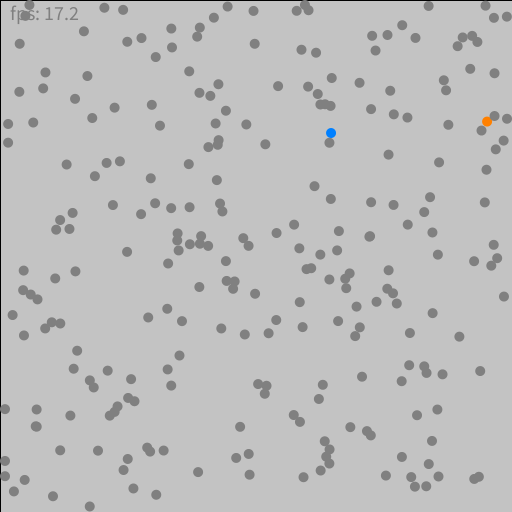
Frame 1 (no input)
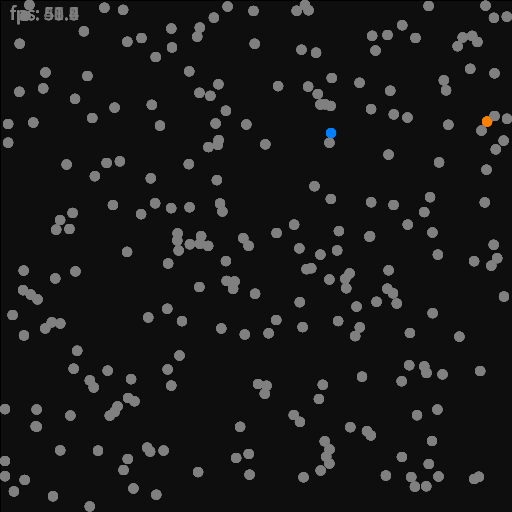
Frame 60 (the mouse pressed at the canvas centre just before this capture)
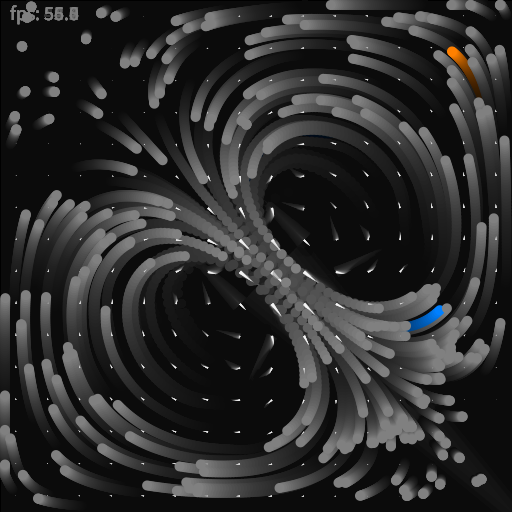
Frame 120 (the mouse held since frame 60 and released just before this capture)

The Processing sketch that drew these frames (run headless with seeded random() and noise(); from frame 60 on, the mouse is pressed at the canvas centre):

// Processing sketch: processing_122927
// ── processing_122927.pde

// forked from http://studio.sketchpad.cc/sp/pad/view/ro.9qzGsMajWwYPo/rev.508

static final int numParticles=256;
    Particle[] particles = new Particle[numParticles ];
    float v = 1/30;
 
 static final double GRAVITY = 128;
    static final float BOUNCE_DAMPENING = 1/64;
    private float radius = 5;
 
    private boolean grav = false;
 
 int decay = color(0, 0, 0, 16); // black with 16/256 % opacity
 
NavierStokesSolver fluidSolver;
float visc, diff, vScale, velocityScale;
float  limitVelocity;
int oldMouseX = 1, oldMouseY = 1;
 
boolean vectors = true;
 
void setup() {
 
  size(512, 512);
  frameRate(60);
 
  fluidSolver = new NavierStokesSolver();
 
  visc = 0.00025f;
  diff = 0.03f;
  vScale = 0;
  velocityScale = 8;
 
  limitVelocity = 200;
  textSize(20);
 
  stroke(color(0));
  fill(color(0));
 
  initParticles();
} 
 
 
private void initParticles() {
          for (int i = 0; i < numParticles ; i++) {
            float x = random(0, width);
            float y = random(0, height);
            particles[i] = new Particle(x, y, radius);
            particles[i].charge = (float) 0.5;
        }
}
 
public void draw() {
 
  handleMouseMotion();
 
//  background(0, 0,0,256);
 
  fill(0, 0,0,11);
 
  rect(0,0,width,height);
 
  float dt = 1 / frameRate;
  fluidSolver.tick(dt, visc, diff);
 
  if (vectors)
    drawMotionVectorsImmediate( vScale*1.4);
 
  vScale = velocityScale * 60. / frameRate;
  drawParticles();
 
  stroke(256);
  
  text("fps: " + nf(frameRate, 2, 1), 10, 20);
}
 
  int c = color(64,128,256); // particle pixel color
 
 
private void drawParticles() {
    noStroke();
        particles[0].charge = 0;
        particles[1].charge = 1;
        updateParticles();
         
 for (int i = 0; i < numParticles; i++) {
            float ladung = particles[i].charge;
            fill((int) (128 + (ladung - 0.5) * 256),128,
                    (int) (128 - (ladung - 0.5) * 256));
            int d = parseInt(particles[i].radius * 2);
            ellipse((float) particles[i].posX, (float) particles[i].posY, d, d);
        }
 int n = NavierStokesSolver.N;
  float cellHeight = height / n;
  float cellWidth = width / n;
 
 
  for (int i = 0; i < numParticles - 1; i++) {
      Particle p =  particles[i];
    if (p != null) {
 
      int cellX = floor(p.posX / cellWidth);
      int cellY = floor(p.posY / cellHeight);
      float dx =  fluidSolver.getDx(cellX, cellY);
      float dy =  fluidSolver.getDy(cellX, cellY);
 
      float lX = p.posX - cellX * cellWidth - cellWidth / 2;
      float lY = p.posY - cellY * cellHeight - cellHeight / 2;
 
      int v, h, vf, hf;
 
      if (lX > 0) {
        v = Math.min(n, cellX + 1);
        vf = 1;
      }
      else {
        v = Math.max(0, cellX - 1);
        vf = -1;
      }
 
      if (lY > 0) {
        h = Math.min(n, cellY + 1);
        hf = 1;
      }
      else {
        h = Math.max(0, cellY - 1);
        hf = -1;
      }
 
      float dxv =  fluidSolver.getDx(v, cellY);
      float dxh =  fluidSolver.getDx(cellX, h);
      float dxvh =  fluidSolver.getDx(v, h);
 
      float dyv =  fluidSolver.getDy(v, cellY);
      float dyh =  fluidSolver.getDy(cellX, h);
      float dyvh =  fluidSolver.getDy(v, h);
 
      dx = lerp(lerp(dx, dxv, vf * lX / cellWidth),
      lerp(dxh, dxvh, vf * lX / cellWidth),
      hf * lY / cellHeight);
 
      dy = lerp(lerp(dy, dyv, vf * lX / cellWidth),
      lerp(dyh, dyvh, vf * lX / cellWidth),
      hf * lY / cellHeight);
 
      p.posX += dx * vScale;
      p.posY += dy * vScale;
 /*
      if (p.posX < 0 || p.posX >= width) {
        p.posX = random(width);
      }
      if (p.posY < 0 || p.posY >= height) {
        p.posY = random(height);
      }
      */
    }
  }
}
 
private void drawMotionVectorsImmediate(float l) {
  int n = NavierStokesSolver.N;
  float cellHeight = height / n;
  float cellWidth = width / n;
  float dx, dy, x, y, x1, y1, x2, y2, x3, y3;
  int i, j;
 
  float thick = 0.1f;
 
  beginShape(TRIANGLES);
 
//  noStroke();
//stroke(256,128,0, 96);
fill(256, 256, 256, 128);
//noFill();
  for (i = 0; i < n; i++) {
    for (j = 0; j < n; j++) {
 
      dx =  fluidSolver.getDx(i, j);
      dy =  fluidSolver.getDy(i, j);
 
      x = cellWidth / 2 + cellWidth * i;
      y = cellHeight / 2 + cellHeight * j;
 
      x1 = x + dx * l;
      y1 = y + dy * l;
 
      x2 = x + dy * l * thick;
      y2 = y - dx * l * thick;
 
      x3 = x - dy * l * thick;
      y3 = y + dx * l * thick;
 
      // normal(0, 0, 1f);
      vertex(x1, y1);
      vertex(x2, y2);
      vertex(x3, y3);
    }
  }
  endShape();
}
 
private void handleMouseMotion() {
  mouseX = max(1, mouseX);
  mouseY = max(1, mouseY);
 
  int n = NavierStokesSolver.N;
  float cellHeight = height / n;
  float cellWidth = width / n;
 
  float mouseDx = mouseX - oldMouseX;
  float mouseDy = mouseY - oldMouseY;
  int cellX = floor(mouseX / cellWidth);
  int cellY = floor(mouseY / cellHeight);
 
//  mouseDx = (abs(mouseDx) > limitVelocity) ? Math.signum(mouseDx) * limitVelocity : mouseDx;
//  mouseDy = (abs(mouseDy) > limitVelocity) ? Math.signum(mouseDy) * limitVelocity : mouseDy;
 
  fluidSolver.applyForce(cellX, cellY, mouseDx, mouseDy);
 
  oldMouseX = mouseX;
  oldMouseY = mouseY;
}
 
/**
 * Java implementation of the Navier-Stokes-Solver from
 * http://www.dgp.toronto.edu/people/stam/reality/Research/pdf/GDC03.pdf
 */
public class NavierStokesSolver {
  final static int N = 16;
  final static int SIZE = (N + 2) * (N + 2);
  float[] u = new float[SIZE];
  float[] v = new float[SIZE];
  float[] u_prev = new float[SIZE];
  float[] v_prev = new float[SIZE];
  //    float[] dense = new float[SIZE];
  //    float[] dense_prev = new float[SIZE];
 
  public NavierStokesSolver() {
  }
 
  public float getDx(int x, int y) {
    return u[INDEX(x + 1, y + 1)];
  }
 
  public float getDy(int x, int y) {
    return v[INDEX(x + 1, y + 1)];
  }
 
  public void applyForce(int cellX, int cellY, float vx, float vy) {
    cellX += 1;
    cellY += 1;
    float dx = u[INDEX(cellX, cellY)];
    float dy = v[INDEX(cellX, cellY)];
 
    u[INDEX(cellX, cellY)] = (vx != 0) ? lerp( vx,
     dx, 0.85f) : dx;
    v[INDEX(cellX, cellY)] = (vy != 0) ? lerp( vy,
     dy, 0.85f) : dy;
  }
 
  void tick(float dt, float visc, float diff) {
    vel_step(u, v, u_prev, v_prev, visc, dt);
    //      dens_step(dense, dense_prev, u, v, diff, dt);
  }
 
  final int INDEX(int i, int j) {
    return i + (N + 2) * j;
  }
 
  float[] tmp = new float[SIZE];
 
  final void SWAP(float[] x0, float[] x) { // not longer used anyway
    System.arraycopy(x0, 0, tmp, 0, SIZE);
    System.arraycopy(x, 0, x0, 0, SIZE);
    System.arraycopy(tmp, 0, x, 0, SIZE);
  }
 
  void add_source(float[] x, float[] s, float dt) {
    int i, size = (N + 2) * (N + 2);
    for (i = 0; i < size; i++)
      x[i] += dt * s[i];
  }
 
  void diffuse(int b, float[] x, float[] x0, float diff, float dt) {
    int i, j, k;
    float a = dt * diff * N * N;
    for (k = 0; k < 20; k++) {
      for (i = 1; i <= N; i++) {
        for (j = 1; j <= N; j++) {
          x[INDEX(i, j)] = (x0[INDEX(i, j)] + a
            * (x[INDEX(i - 1, j)] + x[INDEX(i + 1, j)]
            + x[INDEX(i, j - 1)] + x[INDEX(i, j + 1)]))
            / (1 + 4 * a);
        }
      }
      set_bnd(b, x);
    }
  }
 
  void advect(int b, float[] d, float[] d0, float[] u, float[] v,
  float dt) {
    int i, j, i0, j0, i1, j1;
    float x, y, s0, t0, s1, t1, dt0;
    dt0 = dt * N;
    for (i = 1; i <= N; i++) {
      for (j = 1; j <= N; j++) {
        x = i - dt0 * u[INDEX(i, j)];
        y = j - dt0 * v[INDEX(i, j)];
        if (x < 0.5)
          x = 0.5;
        if (x > N + 0.5)
          x = N + 0.5;
        i0 = (int) x;
        i1 = i0 + 1;
        if (y < 0.5)
          y = 0.5;
        if (y > N + 0.5)
          y = N + 0.5;
        j0 = (int) y;
        j1 = j0 + 1;
        s1 = x - i0;
        s0 = 1 - s1;
        t1 = y - j0;
        t0 = 1 - t1;
        d[INDEX(i, j)] = s0
          * (t0 * d0[INDEX(i0, j0)] + t1 * d0[INDEX(i0, j1)])
          + s1
            * (t0 * d0[INDEX(i1, j0)] + t1 * d0[INDEX(i1, j1)]);
      }
    }
    set_bnd(b, d);
  }
 
  void set_bnd(int b, float[] x) {
    int i;
    for (i = 1; i <= N; i++) {
      x[INDEX(0, i)] = (b == 1) ? -x[INDEX(1, i)] : x[INDEX(1, i)];
      x[INDEX(N + 1, i)] = b == 1 ? -x[INDEX(N, i)] : x[INDEX(N, i)];
      x[INDEX(i, 0)] = b == 2 ? -x[INDEX(i, 1)] : x[INDEX(i, 1)];
      x[INDEX(i, N + 1)] = b == 2 ? -x[INDEX(i, N)] : x[INDEX(i, N)];
    }
    x[INDEX(0, 0)] = 0.5 * (x[INDEX(1, 0)] + x[INDEX(0, 1)]);
    x[INDEX(0, N + 1)] = 0.5 * (x[INDEX(1, N + 1)] + x[INDEX(0, N)]);
    x[INDEX(N + 1, 0)] = 0.5 * (x[INDEX(N, 0)] + x[INDEX(N + 1, 1)]);
    x[INDEX(N + 1, N + 1)] = 0.5 * (x[INDEX(N, N + 1)] + x[INDEX(N + 1, N)]);
  }
 
  void dens_step(float[] x, float[] x0, float[] u, float[] v,
  float diff, float dt) {
    add_source(x, x0, dt);
    SWAP(x0, x);
    diffuse(0, x, x0, diff, dt);
    SWAP(x0, x);
    advect(0, x, x0, u, v, dt);
  }
 
  void vel_step(float[] u, float[] v, float[] u0, float[] v0,
  float visc, float dt) {
    //      add_source(u, u0, dt);
    //      add_source(v, v0, dt);
    //      SWAP(u0, u);
    //      diffuse(1, u, u0, visc, dt);
    //      SWAP(v0, v);
    //      diffuse(2, v, v0, visc, dt);
    //      project(u, v, u0, v0);
    //      SWAP(u0, u);
    //      SWAP(v0, v);
    //      advect(1, u, u0, u0, v0, dt);
    //      advect(2, v, v0, u0, v0, dt);
    //      project(u, v, u0, v0);
 
    diffuse(1, u, u, visc, dt);
    diffuse(2, v, v, visc, dt);
    project(u, v, u0, v0);
  }
 
  void project(float[] u, float[] v, float[] p, float[] div) {
    int i, j, k;
    float h;
    h = 1.0 / N;
    for (i = 1; i <= N; i++) {
      for (j = 1; j <= N; j++) {
        div[INDEX(i, j)] = -0.5
          * h
          * (u[INDEX(i + 1, j)] - u[INDEX(i - 1, j)]
          + v[INDEX(i, j + 1)] - v[INDEX(i, j - 1)]);
        p[INDEX(i, j)] = 0;
      }
    }
    set_bnd(0, div);
    set_bnd(0, p);
    for (k = 0; k < 20; k++) {
      for (i = 1; i <= N; i++) {
        for (j = 1; j <= N; j++) {
          p[INDEX(i, j)] = (div[INDEX(i, j)] + p[INDEX(i - 1, j)]
            + p[INDEX(i + 1, j)] + p[INDEX(i, j - 1)] + p[INDEX(
          i, j + 1)]) / 4;
        }
      }
      set_bnd(0, p);
    }
    for (i = 1; i <= N; i++) {
      for (j = 1; j <= N; j++) {
        u[INDEX(i, j)] -= 0.5
          * (p[INDEX(i + 1, j)] - p[INDEX(i - 1, j)]) / h;
        v[INDEX(i, j)] -= 0.5
          * (p[INDEX(i, j + 1)] - p[INDEX(i, j - 1)]) / h;
      }
    }
    set_bnd(1, u);
    set_bnd(2, v);
  }
}
private void updateParticles() {
        for (int i = 0; i < numParticles; i++) {
            Particle particle = particles[i];
 
            // bounce off bottom
            if (particle.posY > height - particle.radius) {
                particle.vY = -abs(particle.vY) * (1 - BOUNCE_DAMPENING);
                particle.posY = height - particle.radius;
            }
 
            // bounce off ceiling
            if (particle.posY < particle.radius) {
                particle.vY = abs(particle.vY) * (1 - BOUNCE_DAMPENING);
                particle.posY = particle.radius;
            }
 
            // bounce off left border
            if (particle.posX < particle.radius) {
                particle.vX = abs(particle.vX) * (1 - BOUNCE_DAMPENING);
                particle.posX = particle.radius;
            }
 
            // bounce off right border
            if (particle.posX > width - particle.radius) {
                particle.vX = -abs(particle.vX) * (1 - BOUNCE_DAMPENING);
                particle.posX = width - particle.radius;
            }
 
            // apply interactive gravity
            applyMouseGravity(particle);
 
            // inter particle
            for (int j = i+1; j < numParticles; j++) {
 
                // bounce
                particles[i].applyElectroStaticForce(particles[j]);
                particles[i].bounce(particles[j]);
            }
 
            // apply Gravity
            if (grav) {
                particle.vY += GRAVITY * 0.1 * v;
            }
 
 
            // move it
            particle.tick();
        }
 
    }
 
    private void applyMouseGravity(Particle particle) {
        if (mousePressed) {
            float d = sqrt(pow(particle.posX - mouseX, 2)
                    + pow(particle.posY - mouseY, 2))
                    * (float) 2.0;
            float ang = atan2(particle.posX - mouseX, particle.posY - mouseY);
            float F = (float) 24 * v;
            if (mouseButton == RIGHT) {
                F = -F;
            }
 
            particle.vX += sin(ang) * F;
            particle.vY += cos(ang) * F;
        }
    }
 
    class Particle {
 
        float posX;
        float posY;
 
        float vX = 0;
        float vY = 0;
 
        float radius;
 
        float charge = 0;
 
        public Particle(float x, float y, float r) {
            posX = x;
            posY = y;
            radius = r;
        }
 
        public float getVelocity() {
            return sqrt(vX * vX + vY * vY);
        }
 
        public float getMotionDirection() {
            return atan2(vX, vY);
        }
 
        public void tick() {
            posX += vX * v;
            posY += vY * v;
        }
         
        public void applyElectroStaticForce(Particle theOtherParticle){
            float d = sqrt(pow((float) (theOtherParticle.posX - posX), 2)
                    + pow((float) (theOtherParticle.posY - posY), 2))*((float)0.8);
             
            float v = (float) 127/(d*d);
            v*= (charge-0.5)*(theOtherParticle.charge-0.5);
             
            float dx = (theOtherParticle.posX - posX);
            float dy = (theOtherParticle.posY - posY);
             
            dx *= v;
            dy *= v;
             
            vX -= dx;
            vY -= dy;
            theOtherParticle.vX += dx;
            theOtherParticle.vY += dy;
        }
 
        public void bounce(Particle theOtherParticle) {
            if (hit(theOtherParticle)) {
                charge = (float) ((charge + theOtherParticle.charge)*0.5);
                theOtherParticle.charge = charge;
                float commonTangentAngle = atan2(
                        (float) (posX - theOtherParticle.posX),
                        (float) (posY - theOtherParticle.posY))
                        + asin(1);
 
                float v1 = theOtherParticle.getVelocity();
                float v2 = getVelocity();
                float w1 = theOtherParticle.getMotionDirection();
                float w2 = getMotionDirection();
 
                theOtherParticle.vX = sin(commonTangentAngle) * v1
                        * cos(w1 - commonTangentAngle)
                        + cos(commonTangentAngle) * v2
                        * sin(w2 - commonTangentAngle);
                theOtherParticle.vY = cos(commonTangentAngle) * v1
                        * cos(w1 - commonTangentAngle)
                        - sin(commonTangentAngle) * v2
                        * sin(w2 - commonTangentAngle);
                vX = sin(commonTangentAngle) * v2
                        * cos(w2 - commonTangentAngle)
                        + cos(commonTangentAngle) * v1
                        * sin(w1 - commonTangentAngle);
                vY = cos(commonTangentAngle) * v2
                        * cos(w2 - commonTangentAngle)
                        - sin(commonTangentAngle) * v1
                        * sin(w1 - commonTangentAngle);
 
                theOtherParticle.vX *= (1 - BOUNCE_DAMPENING);
                theOtherParticle.vY *= (1 - BOUNCE_DAMPENING);
                vX *= (1 - BOUNCE_DAMPENING);
                vY *= (1 - BOUNCE_DAMPENING);
 
            }
        }
 
        private boolean hit(Particle theOtherParticle) {
            return (sqrt(pow((float) (theOtherParticle.posX - posX), 2)
                    + pow((float) (theOtherParticle.posY - posY), 2)) < (theOtherParticle.radius + radius))
                    && (sqrt(pow((float) (theOtherParticle.posX - posX), 2)
                            + pow((float) (theOtherParticle.posY - posY), 2)) > sqrt(pow(
                            (float) (theOtherParticle.posX
                                    + theOtherParticle.vX*v - posX - vX*v), 2)
                            + pow((float) (theOtherParticle.posY
                                    + theOtherParticle.vY*v - posY - vY*v), 2)));
        }
 
    }
